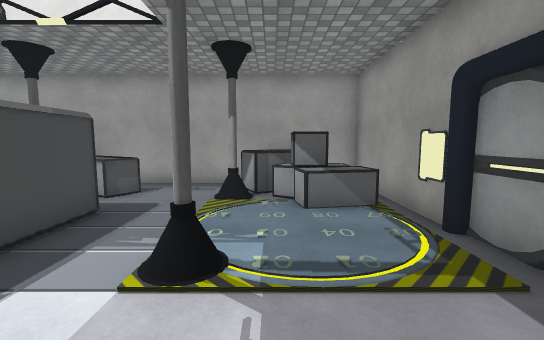
[1] (above)

12 first-person views from a walk through a scene from a Unity 3-D project. The camera is 1.4 m above the floor, tilts 6° down and sees 90° across. The floor is counted in squares, 1 m on a side. Each view is taken from the middle of a square. On the plan, view 1 faces up. The plan holds only what a view shows up to about 13 squares ahead; the rest is blank. Some surface patterns are stand-ins.

[2]
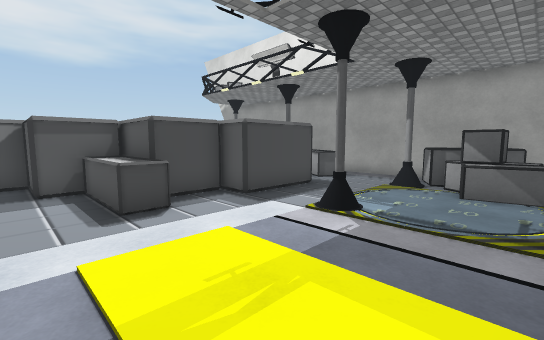

[3]
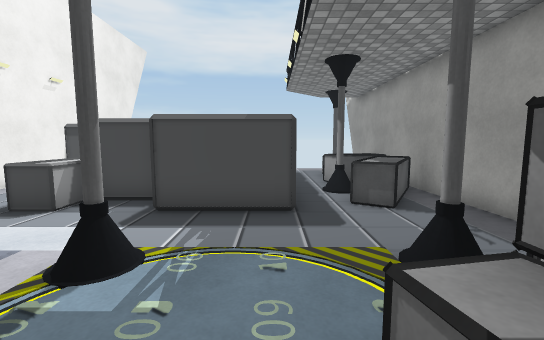

[4]
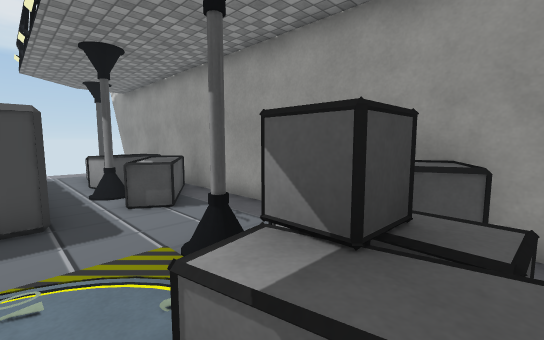

[5]
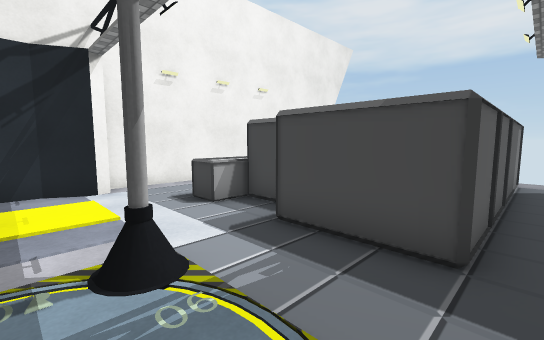

[6]
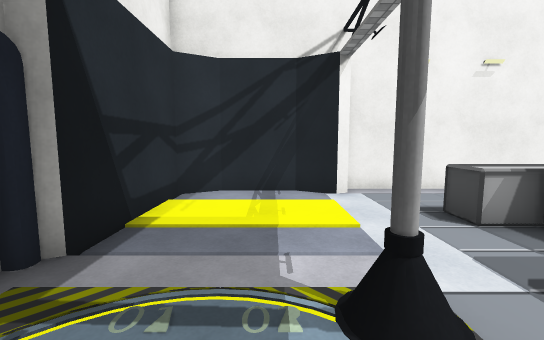

[7]
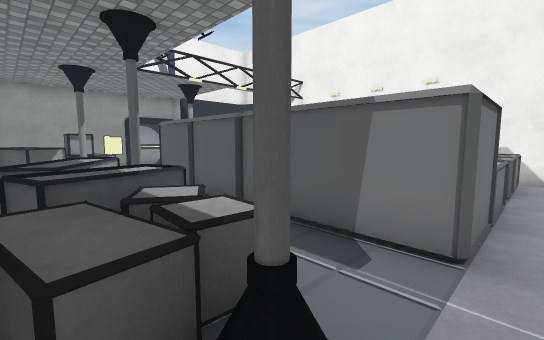

[8]
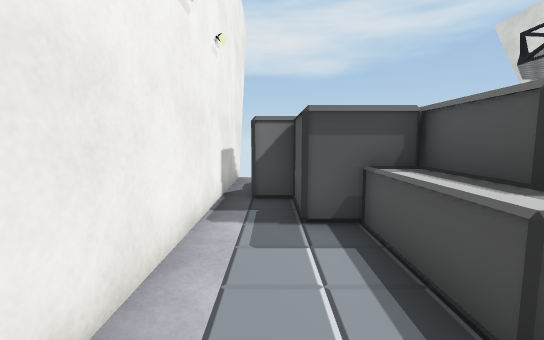

[9]
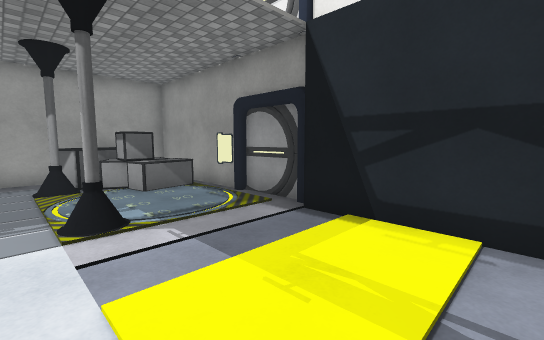

[10]
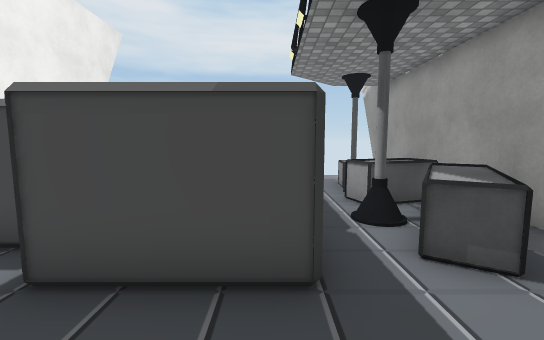

[11]
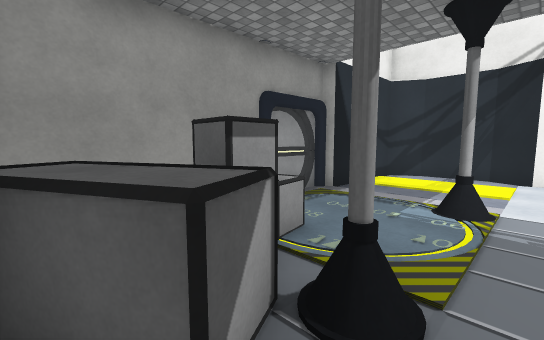

[12]
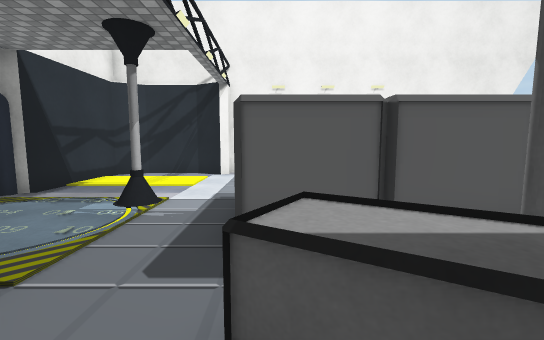

### Floor plan
Key: @ floor where view 1 was taken; # wall or solid block; x gap in a wall; . floor; ^ raised ledge; O other object.
Columns run from 13 left of view 1 to 3 right of it. Each row starts with its distance up from view 1.
 10 #################
  9  .x^^^.^.....^^.#
  8  .#^^^^^^^..^^^##
  7  ..^^^xx^^..###^#
  6  .............^^#
  5  .OOOOOOOO......#
  4  .O      O......#
  3  .O     OO..#...#
  2  .O     O.......#
  1  ..   OOO....   #
  0  .OO OOOOO.. @  #
 -1  .OOOOO.....    #
 -2  .OOO.......   .#
 -3 #################

Where each view was taken, in squares from view 1:
view 1: 0 up, 0 right, facing up
view 2: 2 down, 2 right, facing up-left
view 3: 5 up, 2 right, facing left
view 4: 5 up, 2 right, facing up-left
view 5: 6 up, 0 right, facing down-left
view 6: 5 up, 0 right, facing down
view 7: 9 up, 12 left, facing down-right
view 8: 2 down, 2 left, facing left
view 9: 2 down, 2 left, facing up-right
view 10: 5 up, 1 left, facing left
view 11: 9 up, 2 left, facing down-right
view 12: 9 up, 4 left, facing down
